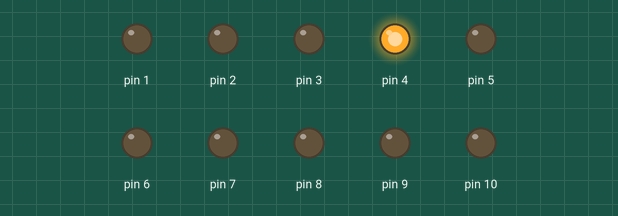
The sketch below on a simulated Arduino Uno, built with avr-gcc and run on an emulated ATmega328P. Shown: output pins drawn as LEDs (lit = HIGH).

Above: at 0.05 s.
At 0.55 s:
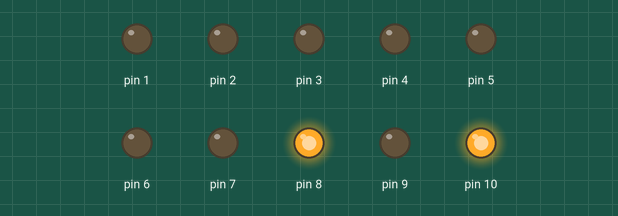
At 0.9 s:
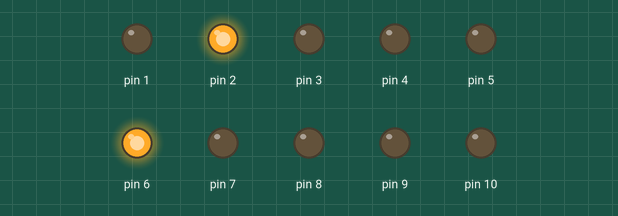
At 1.35 s:
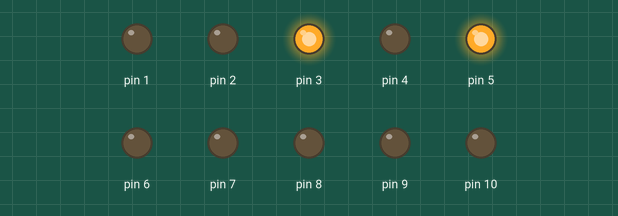
At 1.85 s:
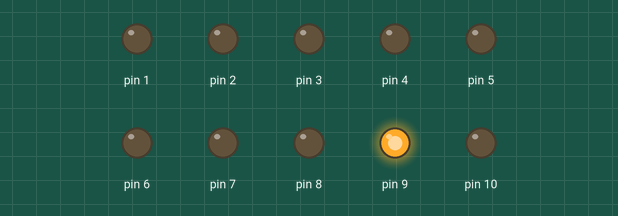
At 2.8 s:
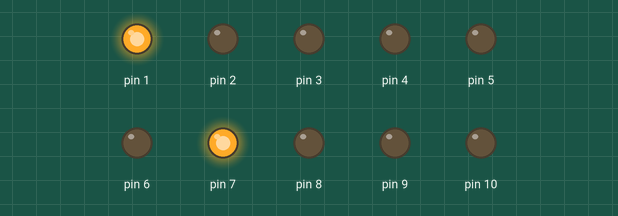
Timing chart, 0 to 3.1 s (numbered marks = the images above):
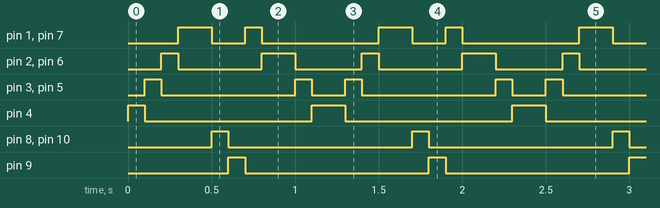

Measured:
- by itself, pin 1, pin 7: repeats every 1.2 s: LOW 0.20 s, HIGH 0.10 s, LOW 0.70 s, HIGH 0.20 s
- by itself, pin 2, pin 6: repeats every 1.2 s: LOW 0.50 s, HIGH 0.20 s, LOW 0.40 s, HIGH 0.10 s
- by itself, pin 3, pin 5: repeats every 1.2 s: LOW 0.80 s, HIGH 0.10 s, LOW 0.20 s, HIGH 0.10 s
- by itself, pin 4: repeats every 1.2 s: LOW 1.0 s, HIGH 0.20 s
- by itself, pin 8–10: alternates HIGH for 0.10 s and LOW for 1.1 s

The sketch:

coeur_qui_se_remplit.ino
```cpp
void setup() {  // put your setup code here, to run once:
pinMode(1,OUTPUT);
pinMode(2,OUTPUT);
pinMode(3,OUTPUT);
pinMode(4,OUTPUT);
pinMode(5,OUTPUT);
pinMode(6,OUTPUT);
pinMode(7,OUTPUT);
pinMode(8,OUTPUT);
pinMode(9,OUTPUT);
pinMode(10,OUTPUT);

}

void loop() { // put your main code here, to run repeatedly:


int x;
x=100;

digitalWrite(4,HIGH);
  delay(x);

digitalWrite(5,HIGH);
digitalWrite(3,HIGH);
digitalWrite(4,LOW);
  delay(x);

digitalWrite(2,HIGH);
digitalWrite(6,HIGH);
digitalWrite(5,LOW);
digitalWrite(3,LOW);
  delay(x);

digitalWrite(2,LOW);
digitalWrite(6,LOW);
digitalWrite(7,HIGH);
digitalWrite(1,HIGH);
  delay(x);

digitalWrite(2,LOW);
digitalWrite(6,LOW);
digitalWrite(7,HIGH);
digitalWrite(1,HIGH);
  delay(x);

digitalWrite(7,LOW);
digitalWrite(1,LOW);
digitalWrite(8,HIGH);
digitalWrite(10,HIGH);
  delay(x);

digitalWrite(8,LOW);
digitalWrite(10,LOW);
digitalWrite(9,HIGH);
  delay(x);

digitalWrite(9,LOW);
digitalWrite(7,HIGH);
digitalWrite(1,HIGH);
  delay(x);

digitalWrite(7,LOW);
digitalWrite(1,LOW);
digitalWrite(2,HIGH);
digitalWrite(6,HIGH);
  delay(x);

digitalWrite(7,LOW);
digitalWrite(1,LOW);
digitalWrite(2,HIGH);
digitalWrite(6,HIGH);
  delay(x);

digitalWrite(5,HIGH);
digitalWrite(3,HIGH);
digitalWrite(2,LOW);
digitalWrite(6,LOW);
  delay(x);

digitalWrite(5,LOW);
digitalWrite(3,LOW);
digitalWrite(4,HIGH);
  delay(x);

 }
```

action.h
```cpp
//Déclaration des fanctions de calculs des différentes fréquences cardiaques et de tri des valeurs

int calcul_moyennePoul();
int calcul_moyenneTemps();

int calcul_PoulMax();
int calcul_PoulMin();
int calcul_NbValeur();

int tri();

void read_file();
```

donnees.c
```cpp
#include <stdio.h>
#include <stdlib.h>
#include <string.h>

#include "action.h"
#include "donnees.h"

struct Personne pers_cardiaque;
//Définition des fonctions de récupération des données calculées
/*int getNbvaleur()
{
    return calcul_Nbvaleur();
}

int getPoulMax()
{
    return calcul_PoulMax();
}

int getPoulMin()
{
    return calcul_PoulMin();
}*/
```

donnees.h
```cpp
#include "action.h"

#define TEMPS 60

typedef struct Personne //Définition d'une structure comprenant différentes frequence cardiaques désirées
{
    int freqCardiaque;
    int freqMax;
    int freqMin;
};

//Déclaration des fonctions de récupération des données calculées

int moyennePoul();
int moyenneTemps();

int getPoulMax();
int getPoulMin();
int getNbvaleur();
```

menu.c
```cpp
#include <stdio.h>
#include <stdlib.h>
#include "action.h"

//Déclaration des variables

int choixMenu;

//Définition des fonction d'affichage des menus

void choisirMenu()
{
    printf("\t--- Menu ---\n");
    printf("1 - Frequence cardiaque moyenne \n");
    printf("2 - Frequence cardiaque moyenne sur un laps de temps \n");
    printf("3 - Frequence cardiaque maximum \n");
    printf("4 - Frequence cardiaque minimum \n");
    printf("6 - Affichage des valeurs par ordre croissant \n");
    printf("7 - Affichage des valeurs par ordre decroissant \n");
    printf("8 - Affichage nombre de valeurs \n");
    scanf("%d", &choixMenu);

    switch (choixMenu)
    {
        case 1 : calcul_moyennePoul();
            break;

        case 2 : calcul_moyenneTemps();
            break;

       /* case 3 :
            break;
        case 4 :
            break;*/

    }
}
```
